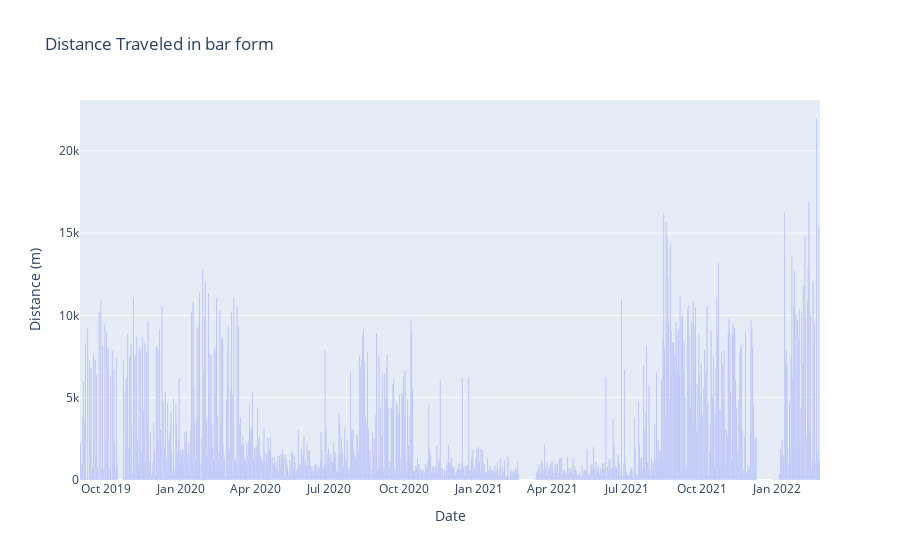

The cell this chart's notebook holds for it:
### Code cell
figure_date_distance = px.bar(date_and_distance_df, x='Date', y='Distance (m)',
             title='Distance Traveled in bar form')
figure_date_distance.show()


figure_date_distance.write_image("./distanceperdate.svg")

### Figure 1 — Plotly figure (JSON) as saved in the notebook; plotly's stock layout.template omitted (floating-point values rounded to 4 significant figures; data arrays with more than 128 entries replaced by an {"elided": "..."} marker saying what was removed)
{"data": [{"alignmentgroup": "True", "hovertemplate": "Date=%{x}<br>Distance (m)=%{y}<extra></extra>", "legendgroup": "", "marker": {"color": "#636efa", "pattern": {"shape": ""}}, "name": "", "offsetgroup": "", "orientation": "v", "showlegend": false, "textposition": "auto", "type": "bar", "x": {"elided": "859 str values"}, "xaxis": "x", "y": {"elided": "859 float values"}, "yaxis": "y"}], "layout": {"barmode": "relative", "legend": {"tracegroupgap": 0}, "title": {"text": "Distance Traveled in bar form"}, "xaxis": {"anchor": "y", "domain": [0, 1], "title": {"text": "Date"}}, "yaxis": {"anchor": "x", "domain": [0, 1], "title": {"text": "Distance (m)"}}}}
